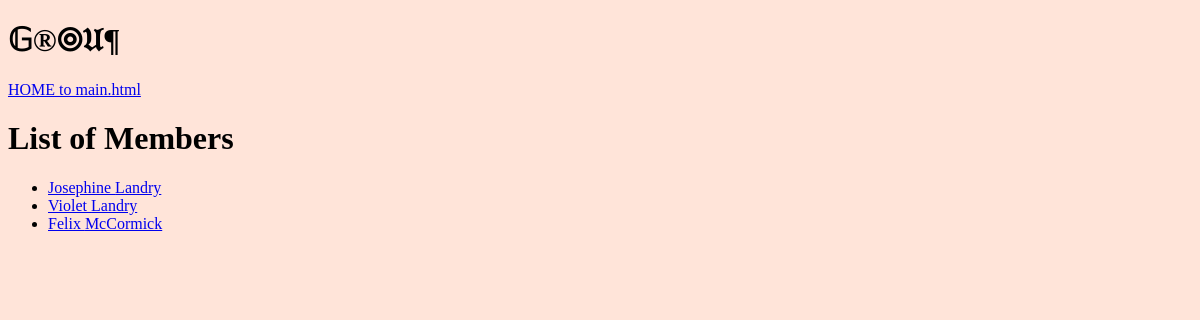
Before: /members/ with the older database file.
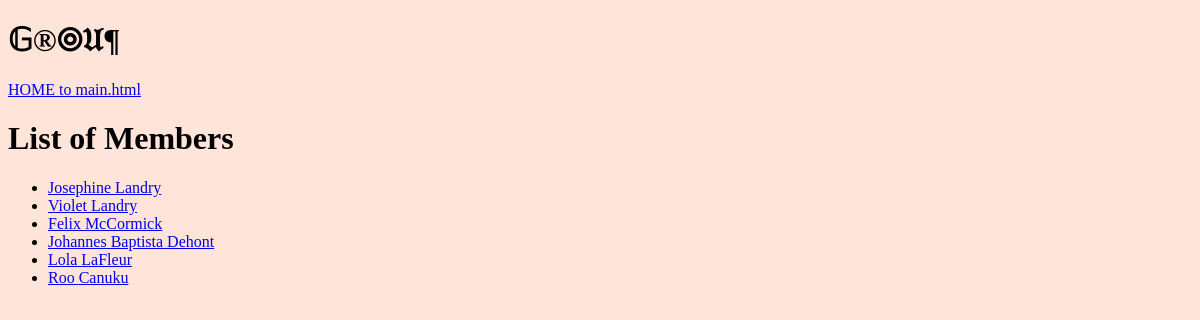
After: the same page with the newer database file.
### members/models.py (models this page shows)
class Member(models.Model):
    firstname = models.CharField(max_length=255)
    lastname = models.CharField(max_length=255)
    phone = models.IntegerField(null=True)
    joined_date = models.DateField(null=True)

### members/views.py (the view)
# urls.py: path('members/', views.members, name='members'),
def members(request):
  mymembers = Member.objects.all().values()
  template = loader.get_template('members/allmembers.html')
  context = {
    'mymembers': mymembers,
  }
  return HttpResponse(template.render(context, request))

### members/templates/members/allmembers.html (shortened to what this page needs)
{% extends "members/base.html" %}
{% block content %}
  <p><a href="/">HOME to main.html</a></p>
  <h1>List of Members</h1>
  <ul>
    {% for x in mymembers %}
      <li><a href="details/{{ x.id }}">{{ x.firstname }} {{ x.lastname }}</a></li>
    {% endfor %}
  </ul>
{% endblock %}

Changed rows visible on the page:
added Member: firstname "Johannes Baptista", lastname "Dehont"
added Member: firstname "Lola", lastname "LaFleur"
added Member: firstname "Roo", lastname "Canuku"
